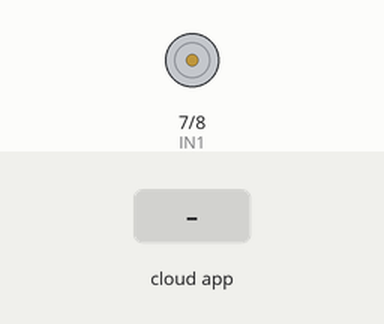
The sketch below on a simulated Arduino Uno, built with avr-gcc and run on an emulated ATmega328P. On the bench: motor-driver pin pairs drawn as motors (green arrow = first pin HIGH = forward, orange = second pin HIGH = backward, longer = more drive). The inputs (shaded band) are chosen by the test bench. The ROS host is connected and sends only what is stated.

Above: at 1.2 s.
1.3 s: the phone or cloud app sets cmd_dir to 1
At 1.7 s:
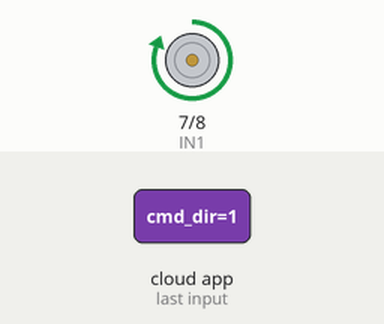
2.8 s: the phone or cloud app sets cmd_dir to 0
At 4.0 s:
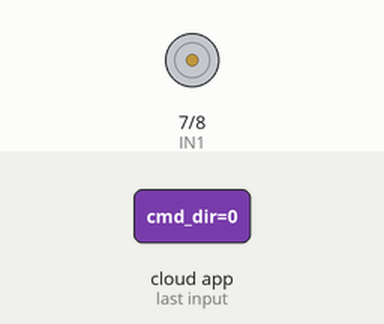
Timing chart, 0 to 5.8 s (numbered marks = the images above; inputs shaded):
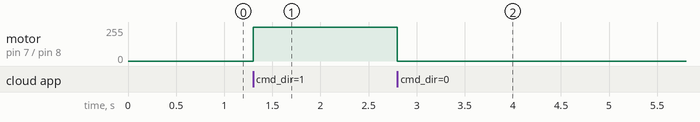

Measured:
- after the input at 1.3 s, motor on pin 7 (IN1) / pin 8 (IN2): stopped → forward 255/255 at once
- after the input at 2.8 s, motor on pin 7 (IN1) / pin 8 (IN2): forward 255/255 → stopped at once

The sketch:

motor_sub_arduino.ino
```cpp
/*
 * rosserial Subscriber Example
 * Blinks an LED on callback
 */

#include <ros.h>
#include <std_msgs/Bool.h>

#define IN1 7
#define IN2 8

ros::NodeHandle  nh;

void motor_Cb( const std_msgs::Bool& cmd_dir){

  digitalWrite(IN1,(cmd_dir.data));
  // blink the led
 digitalWrite(LED_BUILTIN,(cmd_dir.data));
}

ros::Subscriber<std_msgs::Bool> sub("cmd_dir", &motor_Cb );

void setup()
{
  pinMode(IN1, OUTPUT);
  pinMode(IN2, OUTPUT);
  nh.initNode();
  nh.subscribe(sub);
}

void loop()
{
  nh.spinOnce();
  delay(1);
}
```
